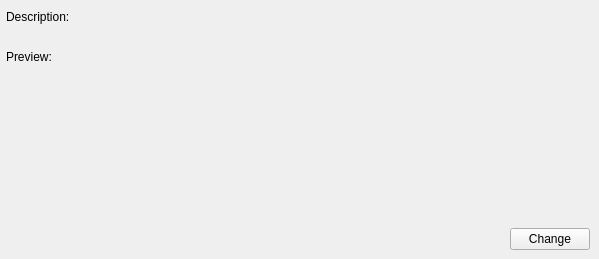
   <widget class="QWidget" name="fColors">
    <attribute name="title">
     <string>Colors</string>
    </attribute>
    <widget class="QWidget" name="Layout28">
     <property name="geometry">
      <rect>
       <x>0</x>
       <y>10</y>
       <width>590</width>
       <height>240</height>
      </rect>
     </property>
     <layout class="QHBoxLayout">
      <property name="spacing">
       <number>6</number>
      </property>
      <property name="margin">
       <number>0</number>
      </property>
      <item>
       <widget class="Q3ListBox" name="fColorsList"/>
      </item>
      <item>
       <layout class="QVBoxLayout">
        <property name="spacing">
         <number>6</number>
        </property>
        <property name="margin">
         <number>0</number>
        </property>
        <item>
         <layout class="QVBoxLayout">
          <property name="spacing">
           <number>6</number>
          </property>
          <property name="margin">
           <number>0</number>
          </property>
          <item>
           <widget class="QLabel" name="TextLabel5">
            <property name="sizePolicy">
             <sizepolicy hsizetype="Minimum" vsizetype="Preferred">
              <horstretch>0</horstretch>
              <verstretch>0</verstretch>
             </sizepolicy>
            </property>
            <property name="maximumSize">
             <size>
              <width>32767</width>
              <height>20</height>
             </size>
            </property>
            <property name="text">
             <string>Description:</string>
            </property>
            <property name="wordWrap">
             <bool>false</bool>
            </property>
           </widget>
          </item>
          <item>
           <widget class="QLabel" name="fDesc">
            <property name="text">
             <string/>
            </property>
            <property name="alignment">
             <set>Qt::AlignLeading|Qt::AlignLeft|Qt::AlignTop</set>
            </property>
            <property name="wordWrap">
             <bool>true</bool>
            </property>
           </widget>
          </item>
         </layout>
        </item>
        <item>
         <layout class="QVBoxLayout">
          <property name="spacing">
           <number>6</number>
          </property>
          <property name="margin">
           <number>0</number>
          </property>
          <item>
           <widget class="QLabel" name="TextLabel3">
            <property name="sizePolicy">
             <sizepolicy hsizetype="Minimum" vsizetype="Maximum">
              <horstretch>0</horstretch>
              <verstretch>0</verstretch>
             </sizepolicy>
            </property>
            <property name="maximumSize">
             <size>
              <width>32767</width>
              <height>20</height>
             </size>
            </property>
            <property name="text">
             <string>Preview:</string>
            </property>
            <property name="wordWrap">
             <bool>false</bool>
            </property>
           </widget>
          </item>
          <item>
           <widget class="QLabel" name="fPreview">
            <property name="text">
             <string/>
            </property>
            <property name="textFormat">
             <enum>Qt::RichText</enum>
            </property>
            <property name="wordWrap">
             <bool>false</bool>
            </property>
           </widget>
          </item>
         </layout>
        </item>
        <item>
         <spacer>
          <property name="orientation">
           <enum>Qt::Vertical</enum>
          </property>
          <property name="sizeType">
           <enum>QSizePolicy::Expanding</enum>
          </property>
          <property name="sizeHint" stdset="0">
           <size>
            <width>20</width>
            <height>20</height>
           </size>
          </property>
         </spacer>
        </item>
        <item>
         <layout class="QHBoxLayout">
          <property name="spacing">
           <number>6</number>
          </property>
          <property name="margin">
           <number>0</number>
          </property>
          <item>
           <spacer>
            <property name="orientation">
             <enum>Qt::Horizontal</enum>
            </property>
            <property name="sizeType">
             <enum>QSizePolicy::Expanding</enum>
            </property>
            <property name="sizeHint" stdset="0">
             <size>
              <width>20</width>
              <height>20</height>
             </size>
            </property>
           </spacer>
          </item>
          <item>
           <widget class="QPushButton" name="fChange">
            <property name="text">
             <string>Change</string>
            </property>
           </widget>
          </item>
         </layout>
        </item>
       </layout>
      </item>
     </layout>
    </widget>
   </widget>
